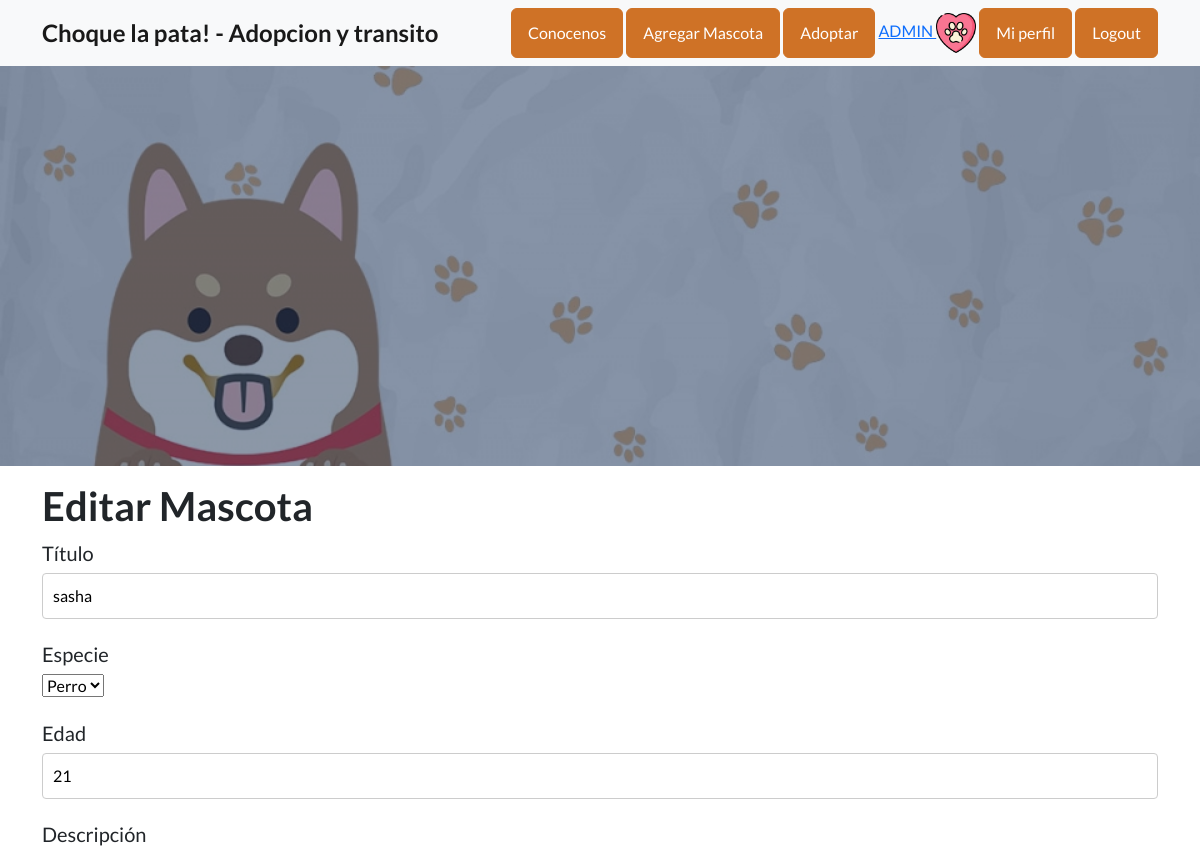
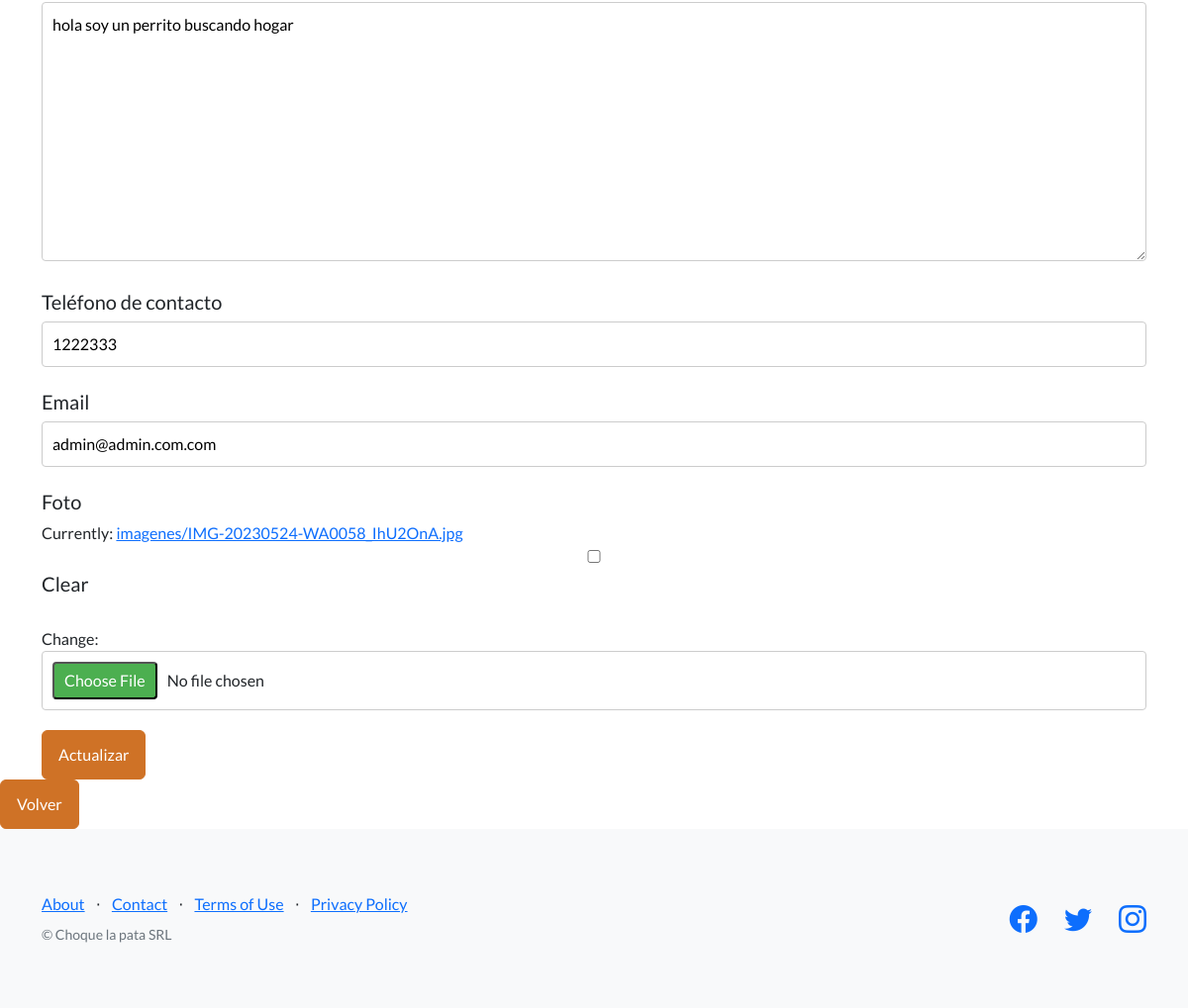
Screenshot of /editarMascota/3/ (signed in) with the database file from the repository (2 pictures, top to bottom).
### usuarios/models.py (models this page shows, shortened)
class Avatar (models.Model):
    user = models.OneToOneField(User, on_delete=models.CASCADE)
    imagen = models.ImageField(upload_to='avatares', null=True, blank=True)

### mascotas/models.py (models this page shows, shortened)
class Mascota(models.Model):
    selecionarEspecie = (
    ('perro','Perro'),
    ('gato', 'Gato'),
    ('otro','Otro'),
    )
    usuario = models.ForeignKey(User, on_delete=models.CASCADE, null=True, blank=True)
    titulo = models.CharField(max_length=200)
    especie = models.CharField(max_length=15, choices=selecionarEspecie, default='otro')
    edad = models.IntegerField()
    descripcion = models.TextField(max_length=400)
    fechaPublicacion = models.DateTimeField(auto_now_add=True)
    telefonoContacto = models.IntegerField()
    emailContacto = models.EmailField()
    imagenMascota = models.ImageField(null=True, blank=True, upload_to='imagenes')

### mascotas/views.py (the view)
# urls.py: path('editarMascota/<pk>/', views.MascotaUpdate.as_view(), name="editar mascota"),
class MascotaUpdate(LoginRequiredMixin, UpdateView):
    model = Mascota
    fields = ['titulo', 'especie', 'edad', 'descripcion', 'telefonoContacto', 'emailContacto', 'imagenMascota']
    context_object_name = 'mascota'
    template_name = 'mascotas/editarMascota.html'
    success_url = reverse_lazy('lista mascotas')

### mascotas/templates/mascotas/editarMascota.html (shortened to what this page needs)
{% extends 'usuarios/modeloheredable.html' %}
{% load static %}
{% block main %}
<div class="container">
        <h1>Editar Mascota</h1>
<form action="" method="POST" enctype="multipart/form-data">
      <div class="form-group">
        <label for="id_titulo">Título</label>
        {{ form.titulo }}
        </div>
        <div class="form-group">
      <label for="id_especie">Especie</label>
      {{ form.especie }}
      </div>
        <div class="form-group">
    <label for="id_edad">Edad</label>
    {{ form.edad }}
    </div>
    <div class="form-group">
  <label for="id_descripcion">Descripción</label>
  {{ form.descripcion }}
  </div>
  <div class="form-group">
<label for="id_telefonoContacto">Teléfono de contacto</label>
{{ form.telefonoContacto }}
</div>
<div class="form-group">
<label for="id_emailContacto">Email</label>
{{ form.emailContacto }}
</div>
<div class="form-group">
<label for="id_imagenMascota">Foto</label>
{{ form.imagenMascota }}
</div>
<input type="submit" value="Actualizar" style="background-color: var(--bs-orange); border-color: var(--bs-orange);" class="btn btn-primary">
</form>
</div>
<div>
<a class="btn btn-primary" href="{% url 'lista mascotas' %}" style="background-color: var(--bs-orange); border-color: var(--bs-orange);">Volver</a>
</div>
{% endblock main %}

### usuarios/templates/usuarios/modeloheredable.html (shortened to what this page needs)
<!DOCTYPE html>
{% load static %}
<html lang="en">
    <head>
        <link href="https://cdn.jsdelivr.net/npm/bootstrap-icons@1.5.0/font/bootstrap-icons.css" rel="stylesheet" type="text/css" />
        <link href= '{% static "usuarios/css/styles.css" %}' rel="stylesheet" />
    </head>
    <body>
        <nav class="navbar navbar-light bg-light static-top">
            <div class="container">
                <a class="navbar-brand" href="{% url 'main' %}"> <strong style="font-size: larger;">Choque la pata! - Adopcion y transito</strong> </a>
                <div class="float-right">
                <a class="btn btn-primary" href= "{% url 'AboutUs' %}" style="background-color: var(--bs-orange); border-color: var(--bs-orange);">Conocenos</a>
                <a class="btn btn-primary" href= "{% url 'crear mascota' %}" style="background-color: var(--bs-orange); border-color: var(--bs-orange);">Agregar Mascota</a>
                <a class="btn btn-primary" href= "{% url 'lista mascotas' %}" style="background-color: var(--bs-orange); border-color: var(--bs-orange);">Adoptar</a>
                {% if request.user.is_authenticated %}
                <a class= "text large mb-4 mb-lg-0"> {{request.user.username}} <img height="40px" src="{{request.user.avatar.imagen.url}}"></a>
                <a class="btn btn-primary" href="{% url 'EditarPerfil' %}" style="background-color: var(--bs-orange); border-color: var(--bs-orange);">Mi perfil</a>
                <a class="btn btn-primary" href="{% url 'Logout' %}" style="background-color: var(--bs-orange); border-color: var(--bs-orange);">Logout</a>
                {% endif %}
                </div>
            </div>
        </nav>
        <header class="masthead">
            <div class="container position-relative">
                <div class="row justify-content-center">
                    <div class="col-xl-6">
                    </div>
                </div>
            </div>
        </header>
        {% block main %}
        {% endblock %}
        <footer class="footer bg-light">
            <div class="container">
                <div class="row">
                    <div class="col-lg-6 h-100 text-center text-lg-start my-auto">
                        <ul class="list-inline mb-2">
                            <li class="list-inline-item"><a href={% url 'AboutUs' %}>About</a></li>
                            <li class="list-inline-item">⋅</li>
                            <li class="list-inline-item"><a href={% url 'main' %}>Contact</a></li>
                            <li class="list-inline-item">⋅</li>
                            <li class="list-inline-item"><a href={% url 'main' %}>Terms of Use</a></li>
                            <li class="list-inline-item">⋅</li>
                            <li class="list-inline-item"><a href={% url 'main' %}>Privacy Policy</a></li>
                        </ul>
                        <p class="text-muted small mb-4 mb-lg-0">&copy; Choque la pata SRL</p>
                    </div>
                    <div class="col-lg-6 h-100 text-center text-lg-end my-auto">
                        <ul class="list-inline mb-0">
                            <li class="list-inline-item me-4">
                                <a href="http://www.facebook.com"><i class="bi-facebook fs-3"></i></a>
                            </li>
                            <li class="list-inline-item me-4">
                                <a href="http://www.twitter.com"><i class="bi-twitter fs-3"></i></a>
                            </li>
                            <li class="list-inline-item">
                                <a href="http://www.instagram.com"><i class="bi-instagram fs-3"></i></a>
                            </li>
                        </ul>
                    </div>
                </div>
            </div>
        </footer>
    </body>
</html>

### mascotas/templates/mascotas/editarMascota.html (style rules this page uses)
.form-group { margin-bottom: 20px; }
.form-group label { display: block; margin-bottom: 5px; font-size: 20px; }
.form-group input, .form-group textarea { width: 100%; padding: 10px; font-size: 16px; border: 1px solid #ccc; border-radius: 4px; box-sizing: border-box; }
.form-group input[type="file"] { position: relative; }

### rows the page displays
Mascota: titulo "sasha", especie "Perro", edad "21", descripcion "hola soy un perrito buscando hogar", telefonoContacto "1222333", emailContacto "admin@admin.com.com"

### other values shown
{{ request.user.username }} "ADMIN"
